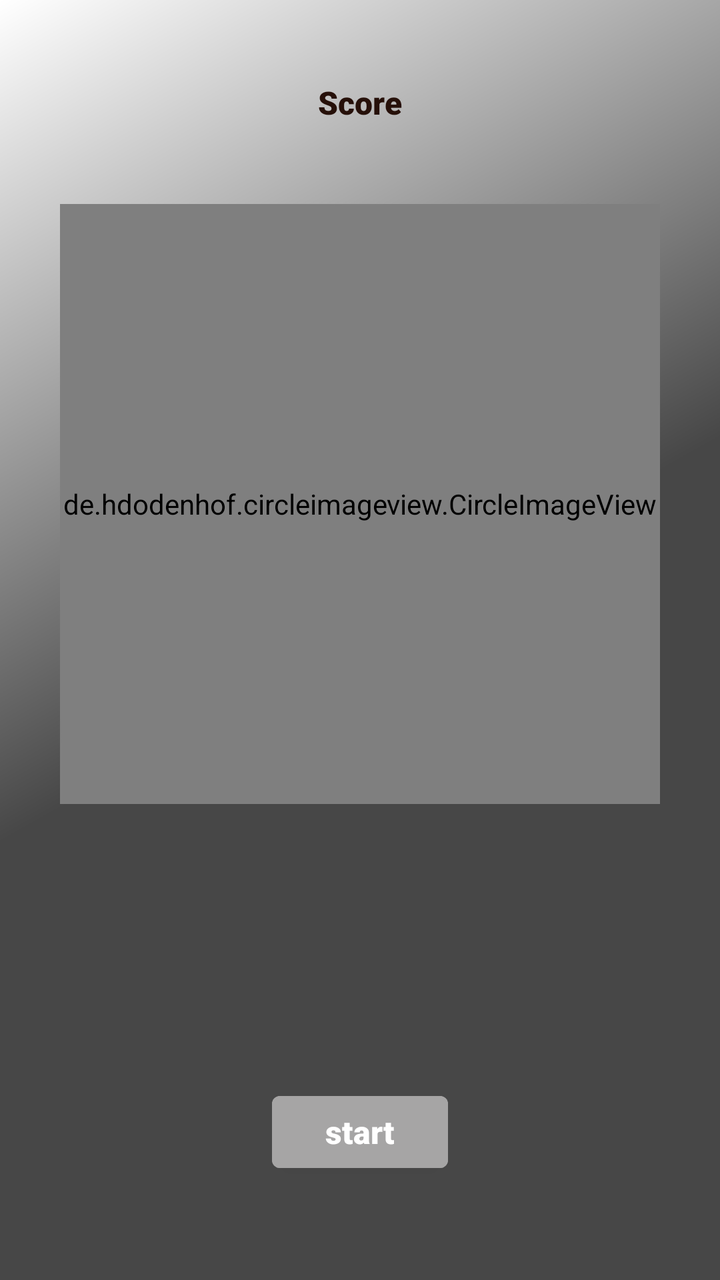
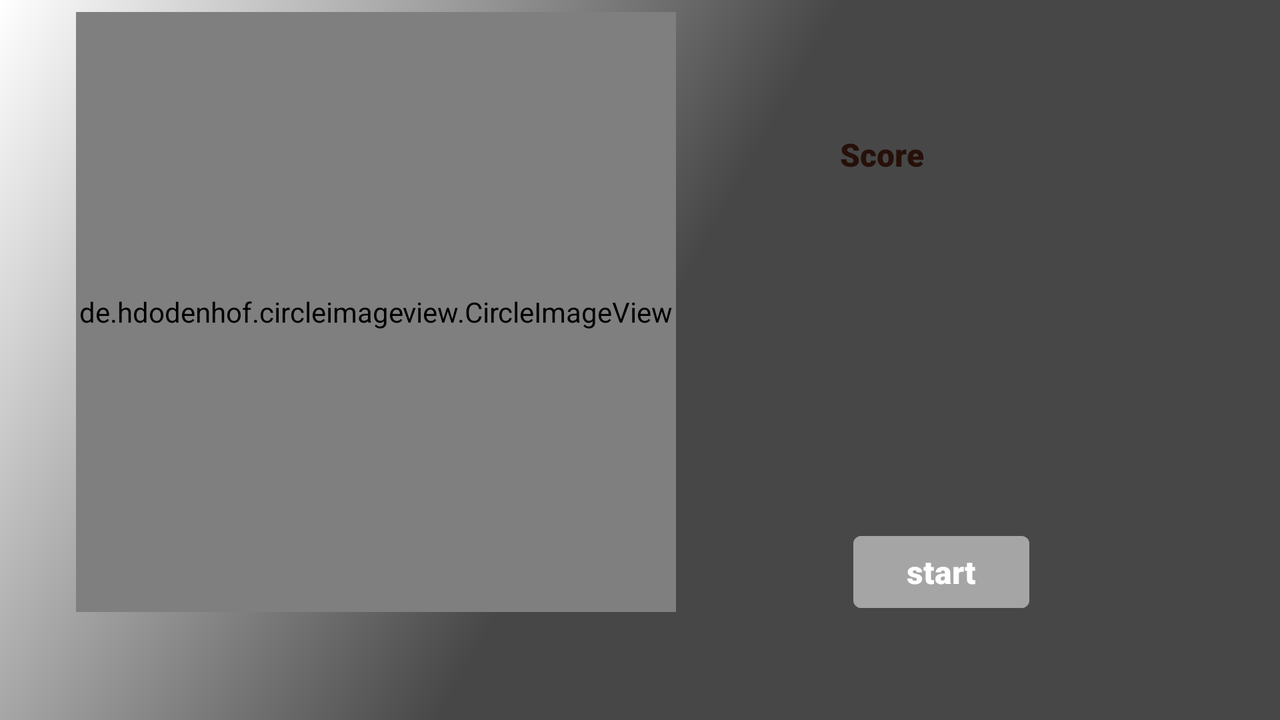

An Android layout and its configuration variant, each rendered on a device that would load it. The default file and the variant file are quoted in full after the pictures.
<!-- AndroidManifest.xml: application theme Theme.Spin -->
<!-- res/layout/fragment_games_spin.xml -->
<?xml version="1.0" encoding="utf-8"?>
<androidx.constraintlayout.widget.ConstraintLayout
    xmlns:android="http://schemas.android.com/apk/res/android"
    xmlns:app="http://schemas.android.com/apk/res-auto"
    xmlns:tools="http://schemas.android.com/tools"
    android:layout_width="match_parent"
    android:layout_height="match_parent"
    android:gravity="center"
    android:clickable="true"
    android:focusable="true"
    android:background="@drawable/side_nav_bar_spin"
    tools:context=".ui.GamesSpinFragment">


    <TextView
        android:id="@+id/score_text_view"
        style="@style/TextText"
        android:layout_width="wrap_content"
        android:layout_height="wrap_content"
        android:layout_margin="@dimen/dimen_24_dp"
        android:text="@string/score"
        app:layout_constraintBottom_toTopOf="@+id/spin_image_view"
        app:layout_constraintEnd_toEndOf="parent"
        app:layout_constraintStart_toStartOf="parent"
        app:layout_constraintTop_toTopOf="parent" />

    <de.hdodenhof.circleimageview.CircleImageView
        android:id="@+id/spin_image_view"
        android:layout_width="@dimen/imageTop"
        android:layout_height="@dimen/imageTop"
        android:layout_marginBottom="188dp"
        android:src="@drawable/spin_game"
        app:layout_constraintBottom_toBottomOf="@+id/start_games_button"
        app:layout_constraintEnd_toEndOf="parent"
        app:layout_constraintStart_toStartOf="parent" />

    <Button
        android:id="@+id/start_games_button"
        style="@style/ButtonText"
        android:layout_width="wrap_content"
        android:layout_height="wrap_content"
        android:layout_margin="@dimen/dimen_50dp"
        android:text="@string/start_games"
        app:layout_constraintBottom_toBottomOf="parent"
        app:layout_constraintEnd_toEndOf="parent"
        app:layout_constraintStart_toStartOf="parent"
        tools:ignore="TextContrastCheck,TextContrastCheck" />

    <ImageView
        android:id="@+id/imageView"
        android:layout_width="@dimen/dimen_50dp"
        android:layout_height="@dimen/dimen_50dp"
        android:layout_marginEnd="28dp"
        android:src="@drawable/pngwing"
        app:layout_constraintBottom_toBottomOf="parent"
        app:layout_constraintEnd_toEndOf="parent"
        app:layout_constraintStart_toEndOf="@+id/spin_image_view"
        app:layout_constraintTop_toTopOf="parent"/>
</androidx.constraintlayout.widget.ConstraintLayout>
<!-- resources referenced by this layout -->
<resources>
  <dimen name="dimen_24_dp">24dp</dimen>
  <dimen name="dimen_50dp">50dp</dimen>
  <dimen name="imageTop">300dp</dimen>
  <!-- drawable side_nav_bar_spin (drawable) -->
  <shape xmlns:android="http://schemas.android.com/apk/res/android"
      android:shape="rectangle">
      <gradient
          android:angle="135"
          android:centerColor="@color/color_gray"
          android:endColor="@color/white"
          android:startColor="@color/color_gray"
          android:type="linear" />
  </shape>
  <!-- drawable spin_game: png bitmap (drawable, 27225 bytes) -->
  <string name="score">Score</string>
  <string name="start_games">start</string>
  <style name="ButtonText" parent="Theme.Spin">
          <item name="android:textColor">@color/white</item>
          <item name="android:textSize">@dimen/text_16_sp</item>
          <item name="android:gravity">center</item>
          <item name="android:backgroundTint">@color/color_gray_bright</item>
          <item name="android:fontFamily">sans-serif-black</item>
      </style>
  <style name="TextText" parent="Theme.Spin">
          <item name="android:textColor">@color/purple_200</item>
          <item name="android:textSize">@dimen/text_16_sp</item>
          <item name="android:padding">@dimen/_8dp</item>
          <item name="android:fontFamily">sans-serif-black</item>
      </style>
  <style name="Theme.Spin" parent="Theme.MaterialComponents.Light.NoActionBar">
          
          <item name="colorPrimary">@color/purple_500</item>
          <item name="colorPrimaryVariant">@color/purple_700</item>
          <item name="colorOnPrimary">@color/white</item>
          
          <item name="colorSecondary">@color/teal_200</item>
          <item name="colorSecondaryVariant">@color/teal_700</item>
          <item name="colorOnSecondary">@color/black</item>
          
          <item name="android:statusBarColor" tools:targetApi="l">?attr/colorPrimaryVariant</item>
          
      </style>
  <color name="color_gray">#474747</color>
  <color name="white">#FFFFFFFF</color>
  <dimen name="text_16_sp">16sp</dimen>
  <color name="color_gray_bright">#A6A5A5</color>
  <color name="purple_200">#261009</color>
  <dimen name="_8dp">8dp</dimen>
  <color name="purple_500">#a6886c</color>
  <color name="purple_700">#8c5f38</color>
  <color name="teal_200">#bfa996</color>
  <color name="teal_700">#FF018786</color>
  <color name="black">#FF000000</color>
</resources>
<!-- res/layout-land/fragment_games_spin.xml (the repository's variant of the layout above) -->
<!-- drawn on the phone turned sideways -->
<?xml version="1.0" encoding="utf-8"?>
<LinearLayout
    xmlns:android="http://schemas.android.com/apk/res/android"
    xmlns:app="http://schemas.android.com/apk/res-auto"
    xmlns:tools="http://schemas.android.com/tools"
    android:layout_width="match_parent"
    android:layout_height="match_parent"
    android:orientation="horizontal"
    android:gravity="center"
    android:clickable="true"
    android:focusable="true"
    android:background="@drawable/side_nav_bar_spin"
    tools:context=".ui.GamesSpinFragment">


    <androidx.constraintlayout.widget.ConstraintLayout
        android:gravity="center"
        android:layout_width="match_parent"
        android:layout_height="match_parent">

        <TextView
            android:id="@+id/score_text_view"
            style="@style/TextText"
            android:layout_width="wrap_content"
            android:layout_height="wrap_content"
            android:layout_margin="@dimen/dimen_24_dp"
            android:layout_marginStart="84dp"
            android:text="@string/score"
            app:layout_constraintBottom_toTopOf="@+id/start_games_button"
            app:layout_constraintStart_toEndOf="@+id/imageView"
            app:layout_constraintTop_toTopOf="parent"
            app:layout_constraintVertical_bias="0.195" />

        <de.hdodenhof.circleimageview.CircleImageView
            android:id="@+id/spin_image_view"
            android:layout_width="@dimen/imageTop"
            android:layout_height="@dimen/imageTop"
            android:layout_marginBottom="4dp"
            android:src="@drawable/spin_game"
            app:layout_constraintBottom_toBottomOf="@+id/start_games_button"
            app:layout_constraintEnd_toEndOf="parent"
            app:layout_constraintHorizontal_bias="0.112"
            app:layout_constraintStart_toStartOf="parent" />

        <Button
            android:id="@+id/start_games_button"
            style="@style/ButtonText"
            android:layout_width="wrap_content"
            android:layout_height="wrap_content"
            android:layout_margin="@dimen/dimen_50dp"
            android:layout_marginBottom="52dp"
            android:text="@string/start_games"
            app:layout_constraintBottom_toBottomOf="parent"
            app:layout_constraintEnd_toEndOf="parent"
            app:layout_constraintHorizontal_bias="0.833"
            app:layout_constraintStart_toStartOf="parent"
            tools:ignore="TextContrastCheck,TextContrastCheck" />

        <ImageView
            android:id="@+id/imageView"
            android:layout_width="@dimen/dimen_50dp"
            android:layout_height="@dimen/dimen_50dp"
            android:layout_marginEnd="28dp"
            android:src="@drawable/pngwing"
            app:layout_constraintBottom_toBottomOf="parent"
            app:layout_constraintEnd_toEndOf="parent"
            app:layout_constraintHorizontal_bias="0.0"
            app:layout_constraintStart_toEndOf="@+id/spin_image_view"
            app:layout_constraintTop_toTopOf="parent"
            app:layout_constraintVertical_bias="0.498" />

    </androidx.constraintlayout.widget.ConstraintLayout>

</LinearLayout>
